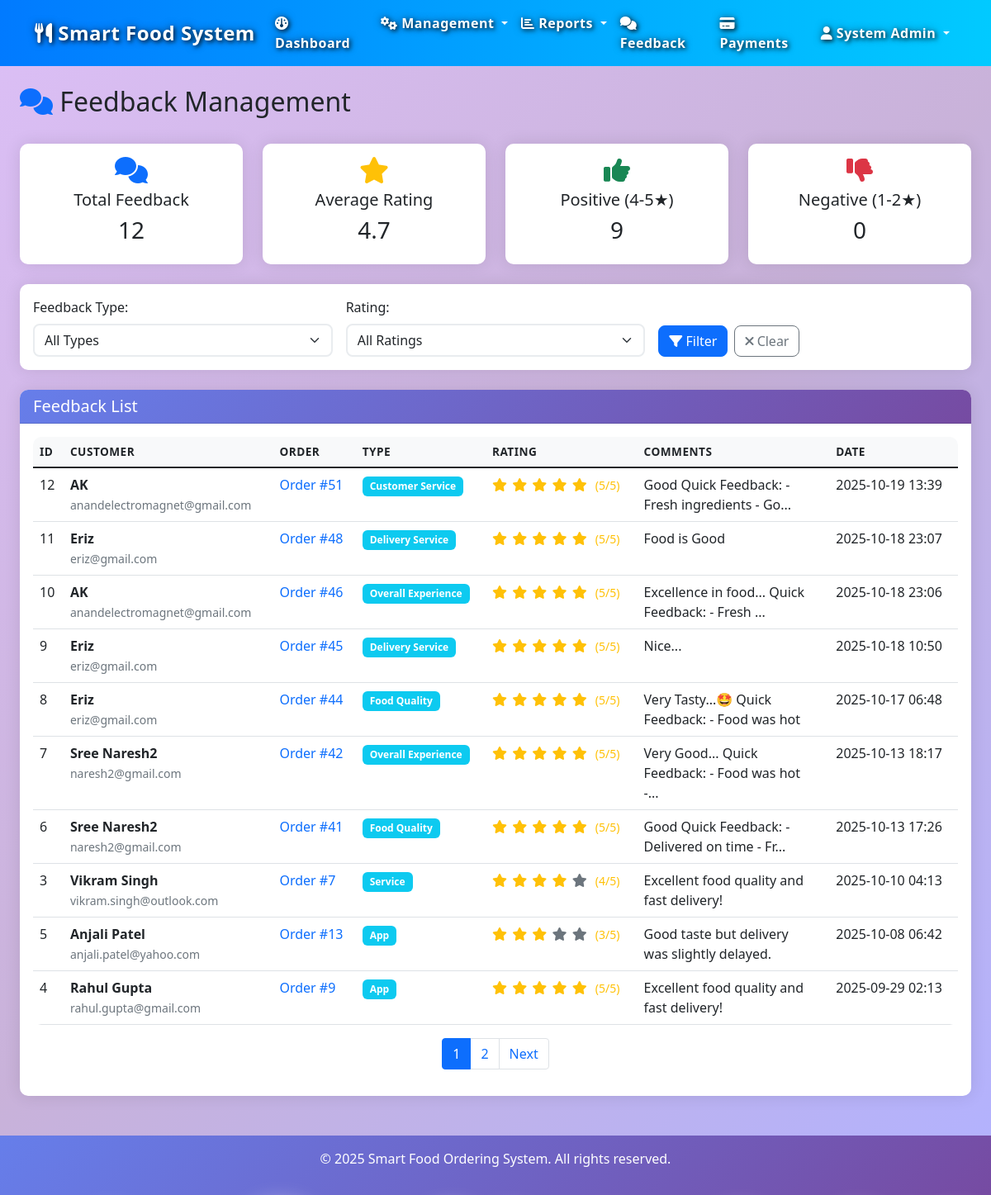
Screenshot of /feedback/ (signed in) with the database file from the repository.
### models.py (models this page shows, shortened)
class Feedback(db.Model):
    __tablename__ = 'feedback'
    feedback_id = db.Column(db.Integer, primary_key=True, autoincrement=True)
    user_id = db.Column(db.Integer, db.ForeignKey('user.user_id'), nullable=False)
    order_id = db.Column(db.Integer, db.ForeignKey('order.order_id'), nullable=True)
    rating = db.Column(db.Integer, nullable=False)  # 1-5 scale
    comments = db.Column(db.Text, nullable=True)
    feedback_date = db.Column(db.DateTime, default=datetime.now, nullable=False)
    feedback_type = db.Column(db.String(50), nullable=False)  # Food, Service, Delivery, App

class User(db.Model):
    __tablename__ = 'user'
    user_id = db.Column(db.Integer, primary_key=True, autoincrement=True)
    name = db.Column(db.String(100), nullable=False)
    email = db.Column(db.String(120), unique=True, nullable=False)
    phone = db.Column(db.String(20), nullable=False)
    role = db.Column(db.String(20), nullable=False)  # Admin, Supervisor, Employee, Customer
    password = db.Column(db.String(255), nullable=False)
    address = db.Column(db.Text, nullable=True)
    created_date = db.Column(db.DateTime, default=datetime.now)
    two_factor_enabled = db.Column(db.Boolean, default=False)
    otp_code = db.Column(db.String(6), nullable=True)
    otp_expiry = db.Column(db.DateTime, nullable=True)
    backup_codes = db.Column(db.Text, nullable=True)  # Comma-separated encrypted codes
    failed_login_attempts = db.Column(db.Integer, default=0)
    account_locked_until = db.Column(db.DateTime, nullable=True)
    last_login = db.Column(db.DateTime, nullable=True)
    orders = db.relationship('Order', backref='customer', lazy=True, cascade='all, delete-orphan')
    feedback = db.relationship('Feedback', backref='user', lazy=True, cascade='all, delete-orphan')
    recommendations = db.relationship('Recommendation', backref='user', lazy=True, cascade='all, delete-orphan')
    login_history = db.relationship('LoginHistory', backref='user', lazy=True, cascade='all, delete-orphan')
    trusted_devices = db.relationship('TrustedDevice', backref='user', lazy=True, cascade='all, delete-orphan')

### routes/feedback.py (the view)
@feedback_bp.route('/')
@login_required
def list_feedback():
    page = request.args.get('page', 1, type=int)
    feedback_type = request.args.get('type', '')
    rating_filter = request.args.get('rating', '', type=str)
    user_role = session.get('user_role', '').lower()
    user_id = session.get('user_id')
    if user_role == 'customer':
        query = Feedback.query.filter_by(user_id=user_id)
    elif user_role in ['admin', 'supervisor']:
        query = Feedback.query
    else:
        query = Feedback.query.filter_by(user_id=user_id)
    if feedback_type:
        query = query.filter(Feedback.feedback_type == feedback_type)
    if rating_filter:
        query = query.filter(Feedback.rating == int(rating_filter))
    feedback_list = query.order_by(Feedback.feedback_date.desc()).paginate(
        page=page, per_page=10, error_out=False
    )
    feedback_types = db.session.query(Feedback.feedback_type).distinct().all()
    feedback_types = [ft[0] for ft in feedback_types]
    return render_template('feedback/list.html',
                         feedback_list=feedback_list,
                         feedback_types=feedback_types,
                         current_type=feedback_type,
                         current_rating=rating_filter,
                         user_role=user_role)

### app.py (called while the page is built)
@app.after_request
def add_header(response):
    response.headers['Cache-Control'] = 'no-store, no-cache, must-revalidate, post-check=0, pre-check=0, max-age=0'
    response.headers['Pragma'] = 'no-cache'
    response.headers['Expires'] = '-1'
    return response

### routes/feedback.py (called while the page is built)
def login_required(f):
    @wraps(f)
    def decorated_function(*args, **kwargs):
        if 'user_id' not in session:
            return redirect(url_for('auth.login'))
        return f(*args, **kwargs)
    return decorated_function

### templates/feedback/list.html (shortened to what this page needs)
{% extends "base.html" %}
{% block content %}
<div class="container-fluid">
    <div class="d-flex justify-content-between align-items-center mb-4">
        <h2>
            <i class="fas fa-comments text-primary"></i>
            Feedback Management
        </h2>
    </div>
    <div class="row mb-4">
        <div class="col-md-3">
            <div class="card text-center">
                <div class="card-body">
                    <i class="fas fa-comments fa-2x text-primary mb-2"></i>
                    <h5>Total Feedback</h5>
                    <h3 id="totalFeedback">{{ feedback_list.total }}</h3>
                </div>
            </div>
        </div>
        <div class="col-md-3">
            <div class="card text-center">
                <div class="card-body">
                    <i class="fas fa-star fa-2x text-warning mb-2"></i>
                    <h5>Average Rating</h5>
                    <h3 id="avgRating">
                        {% if feedback_list.items %}
                            {{ "%.1f"|format(feedback_list.items|map(attribute='rating')|sum / feedback_list.items|length) }}
                        {% else %}
                            0.0
                        {% endif %}
                    </h3>
                </div>
            </div>
        </div>
        <div class="col-md-3">
            <div class="card text-center">
                <div class="card-body">
                    <i class="fas fa-thumbs-up fa-2x text-success mb-2"></i>
                    <h5>Positive (4-5★)</h5>
                    <h3 id="positiveFeedback">{{ feedback_list.items|selectattr('rating', 'ge', 4)|list|length }}</h3>
                </div>
            </div>
        </div>
        <div class="col-md-3">
            <div class="card text-center">
                <div class="card-body">
                    <i class="fas fa-thumbs-down fa-2x text-danger mb-2"></i>
                    <h5>Negative (1-2★)</h5>
                    <h3 id="negativeFeedback">{{ feedback_list.items|selectattr('rating', 'le', 2)|list|length }}</h3>
                </div>
            </div>
        </div>
    </div>
    <div class="card mb-4">
        <div class="card-body">
            <form method="GET" class="row g-3">
                <div class="col-md-4">
                    <label for="feedback_type" class="form-label">Feedback Type:</label>
                    <select class="form-select" name="type" id="feedback_type">
                        <option value="">All Types</option>
                    </select>
                </div>
                <div class="col-md-4">
                    <label for="rating" class="form-label">Rating:</label>
                    <select class="form-select" name="rating" id="rating">
                        <option value="">All Ratings</option>
                    </select>
                </div>
                <div class="col-md-4 d-flex align-items-end">
                    <button type="submit" class="btn btn-primary me-2">
                        <i class="fas fa-filter"></i> Filter
                    </button>
                    <a href="{{ url_for('feedback.list_feedback') }}" class="btn btn-outline-secondary">
                        <i class="fas fa-times"></i> Clear
                    </a>
                </div>
            </form>
        </div>
    </div>
    <div class="card">
        <div class="card-header">
            <h5 class="mb-0">Feedback List</h5>
        </div>
        <div class="card-body">
            {% if feedback_list.items %}
            <div class="table-responsive">
                <table class="table table-hover">
                    <thead>
                        <tr>
                            <th>ID</th>
                            <th>Customer</th>
                            <th>Order</th>
                            <th>Type</th>
                            <th>Rating</th>
                            <th>Comments</th>
                            <th>Date</th>
                        </tr>
                    </thead>
                    <tbody>
                        {% for feedback in feedback_list.items %}
                        <tr>
                            <td>{{ feedback.feedback_id }}</td>
                            <td>
                                {% if feedback.user %}
                                    <strong>{{ feedback.user.name }}</strong>
                                    <br><small class="text-muted">{{ feedback.user.email }}</small>
                                {% else %}
                                    <span class="text-muted">Unknown User</span>
                                {% endif %}
                            </td>
                            <td>
                                {% if feedback.order %}
                                    <a href="{{ url_for('orders.view_order', order_id=feedback.order_id) }}" class="text-decoration-none">
                                        Order #{{ feedback.order_id }}
                                    </a>
                                {% else %}
                                    <span class="text-muted">General Feedback</span>
                                {% endif %}
                            </td>
                            <td>
                                <span class="badge bg-info">{{ feedback.feedback_type }}</span>
                            </td>
                            <td>
                                <div class="rating">
                                    {% for i in range(1, 6) %}
                                        <i class="fas fa-star {% if i <= feedback.rating %}text-warning{% else %}text-muted{% endif %}"></i>
                                    {% endfor %}
                                    <small class="ms-1">({{ feedback.rating }}/5)</small>
                                </div>
                            </td>
                            <td>
                                {% if feedback.comments %}
                                    <div class="comment-preview" style="max-width: 200px;">
                                        {{ feedback.comments[:50] }}{% if feedback.comments|length > 50 %}...{% endif %}
                                    </div>
                                {% else %}
                                    <span class="text-muted">No comments</span>
                                {% endif %}
                            </td>
                            <td>{{ feedback.feedback_date.strftime('%Y-%m-%d %H:%M') }}</td>
                        </tr>
                        {% endfor %}
                    </tbody>
                </table>
            </div>
            {% if feedback_list.pages > 1 %}
            <nav aria-label="Feedback pagination">
                <ul class="pagination justify-content-center">
                    {% for page_num in feedback_list.iter_pages() %}
                        {% if page_num %}
                            {% if page_num != feedback_list.page %}
                            <li class="page-item">
                                <a class="page-link" href="{{ url_for('feedback.list_feedback', page=page_num, type=current_type, rating=current_rating) }}">{{ page_num }}</a>
                            </li>
                            {% else %}
                            <li class="page-item active">
                                <span class="page-link">{{ page_num }}</span>
                            </li>
                            {% endif %}
                        {% else %}
                        <li class="page-item disabled">
                            <span class="page-link">...</span>
                        </li>
                        {% endif %}
                    {% endfor %}
                    {% if feedback_list.has_next %}
                    <li class="page-item">
                        <a class="page-link" href="{{ url_for('feedback.list_feedback', page=feedback_list.next_num, type=current_type, rating=current_rating) }}">Next</a>
                    </li>
                    {% endif %}
                </ul>
            </nav>
            {% endif %}
            {% else %}
            <div class="text-center py-5">
                <i class="fas fa-comments fa-3x text-muted mb-3"></i>
                <h4>No Feedback Found</h4>
                <p class="text-muted">No feedback has been submitted yet.</p>
            </div>
            {% endif %}
        </div>
    </div>
</div>
{% endblock %}

### static/css/style.css (style rules this page uses)
body { font-family: 'Segoe UI', Tahoma, Geneva, Verdana, sans-serif; background-color: #f8f9fa; }
.card { border: none; border-radius: 10px; box-shadow: 0 0 20px rgba(0, 0, 0, 0.1); transition: transform 0.3s ease; }
.card-header { background: linear-gradient(135deg, #667eea 0%, #764ba2 100%); color: white; border-radius: 10px 10px 0 0 !important; font-weight: 600; }
.btn { border-radius: 8px; font-weight: 500; transition: all 0.3s ease; }
.table { border-radius: 10px; overflow: hidden; }
.table thead th { border: none; font-weight: 600; text-transform: uppercase; font-size: 0.85rem; letter-spacing: 0.5px; }
.table thead:not(.table-dark) th { background-color: #f8f9fa; }
.form-control, .form-select { border-radius: 8px; border: 2px solid #e9ecef; transition: border-color 0.3s ease; }
.badge { font-size: 0.75rem; padding: 0.5em 0.75em; border-radius: 6px; }
.rating { color: #ffc107; }
.rating .fas { margin-right: 2px; }

### templates/base.html (style rules this page uses)
body { background: linear-gradient(135deg, rgba(138, 43, 226, 0.3) 0%, rgba(75, 0, 130, 0.3) 12.5%, rgba(0, 0, 255, 0.3) 25%, rgba(0, 191, 255, 0.3) 37.5%, rgba(0, 255, 127, 0.3) 50%, rgba(64, 224, 208, 0.3) 62.5%, rgba(255, 255, 0, 0.3) 75%, rgba(255, 192, 203, 0.3) 87.5%, rgba(138, 43, 226, 0.3) 100%) !important; background-size: 400% 400% !important; animation: gradientFlow 25s ease infinite !important; min-height: 100vh !important; position: relative; overflow-x: hidden; }
.card { backdrop-filter: blur(10px); }

### rows the page displays
Feedback: feedback_id "12", user.name "AK", user.email "anandelectromagnet@gmail.com", order_id "51", feedback_type "Customer Service", rating "5", comments "Good Quick Feedback: - Fresh ingredients - Go", feedback_date "2025-10-19 13:39"
Feedback: feedback_id "11", user.name "Eriz", user.email "eriz@gmail.com", order_id "48", feedback_type "Delivery Service", rating "5", comments "Food is Good", feedback_date "2025-10-18 23:07"
Feedback: feedback_id "10", user.name "AK", user.email "anandelectromagnet@gmail.com", order_id "46", feedback_type "Overall Experience", rating "5", comments "Excellence in food... Quick Feedback: - Fresh", feedback_date "2025-10-18 23:06"
Feedback: feedback_id "9", user.name "Eriz", user.email "eriz@gmail.com", order_id "45", feedback_type "Delivery Service", rating "5", comments "Nice...", feedback_date "2025-10-18 10:50"
Feedback: feedback_id "8", user.name "Eriz", user.email "eriz@gmail.com", order_id "44", feedback_type "Food Quality", rating "5", comments "Very Tasty...🤩 Quick Feedback: - Food was hot", feedback_date "2025-10-17 06:48"
Feedback: feedback_id "7", user.name "Sree Naresh2", user.email "naresh2@gmail.com", order_id "42", feedback_type "Overall Experience", rating "5", comments "Very Good... Quick Feedback: - Food was hot -", feedback_date "2025-10-13 18:17"
Feedback: feedback_id "6", user.name "Sree Naresh2", user.email "naresh2@gmail.com", order_id "41", feedback_type "Food Quality", rating "5", comments "Good Quick Feedback: - Delivered on time - Fr", feedback_date "2025-10-13 17:26"
Feedback: feedback_id "3", user.name "Vikram Singh", user.email "vikram.singh@outlook.com", order_id "7", feedback_type "Service", rating "4", comments "Excellent food quality and fast delivery!", feedback_date "2025-10-10 04:13"
Feedback: feedback_id "5", user.name "Anjali Patel", user.email "anjali.patel@yahoo.com", order_id "13", feedback_type "App", rating "3", comments "Good taste but delivery was slightly delayed.", feedback_date "2025-10-08 06:42"
Feedback: feedback_id "4", user.name "Rahul Gupta", user.email "rahul.gupta@gmail.com", order_id "9", feedback_type "App", rating "5", comments "Excellent food quality and fast delivery!", feedback_date "2025-09-29 02:13"

### other values shown
{{ session.user_name }} "System Admin"
{{ feedback_list.total }} "12"
{{ feedback_list.items|selectattr('rating', 'ge', 4)|list|length }} "9"
{{ feedback_list.items|selectattr('rating', 'le', 2)|list|length }} "0"
{{ page_num }} "1"
{{ page_num }} "2"
